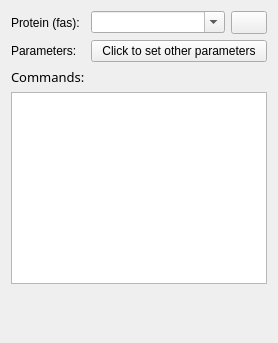
          <widget class="QWidget" name="trimAl">
           <attribute name="label">
            <string>trimAl</string>
           </attribute>
           <layout class="QGridLayout" name="gridLayout_11">
            <item row="0" column="0">
             <widget class="QLabel" name="label_13">
              <property name="text">
               <string>Protein (fas):</string>
              </property>
             </widget>
            </item>
            <item row="0" column="1">
             <widget class="ListQCombobox" name="comboBox_20">
              <property name="sizePolicy">
               <sizepolicy hsizetype="Expanding" vsizetype="Fixed">
                <horstretch>0</horstretch>
                <verstretch>0</verstretch>
               </sizepolicy>
              </property>
              <property name="acceptDrops">
               <bool>true</bool>
              </property>
              <property name="editable">
               <bool>true</bool>
              </property>
              <property name="sizeAdjustPolicy">
               <enum>QComboBox::AdjustToMinimumContentsLength</enum>
              </property>
             </widget>
            </item>
            <item row="0" column="2">
             <widget class="QPushButton" name="pushButton_10">
              <property name="sizePolicy">
               <sizepolicy hsizetype="Fixed" vsizetype="Fixed">
                <horstretch>0</horstretch>
                <verstretch>0</verstretch>
               </sizepolicy>
              </property>
              <property name="minimumSize">
               <size>
                <width>36</width>
                <height>23</height>
               </size>
              </property>
              <property name="maximumSize">
               <size>
                <width>30</width>
                <height>30</height>
               </size>
              </property>
              <property name="styleSheet">
               <string notr="true"/>
              </property>
              <property name="text">
               <string/>
              </property>
             </widget>
            </item>
            <item row="1" column="0">
             <widget class="QLabel" name="label_12">
              <property name="text">
               <string>Parameters:</string>
              </property>
             </widget>
            </item>
            <item row="1" column="1" colspan="2">
             <widget class="QPushButton" name="pushButton_2">
              <property name="text">
               <string>Click to set other parameters</string>
              </property>
             </widget>
            </item>
            <item row="2" column="0">
             <widget class="QLabel" name="label_41">
              <property name="font">
               <font>
                <family>Microsoft YaHei</family>
                <pointsize>10</pointsize>
               </font>
              </property>
              <property name="text">
               <string>Commands:</string>
              </property>
              <property name="alignment">
               <set>Qt::AlignLeading|Qt::AlignLeft|Qt::AlignVCenter</set>
              </property>
             </widget>
            </item>
            <item row="3" column="0" colspan="3">
             <widget class="QPlainTextEdit" name="plainTextEdit_6"/>
            </item>
            <item row="4" column="1">
             <spacer name="verticalSpacer_6">
              <property name="orientation">
               <enum>Qt::Vertical</enum>
              </property>
              <property name="sizeHint" stdset="0">
               <size>
                <width>20</width>
                <height>48</height>
               </size>
              </property>
             </spacer>
            </item>
           </layout>
          </widget>
